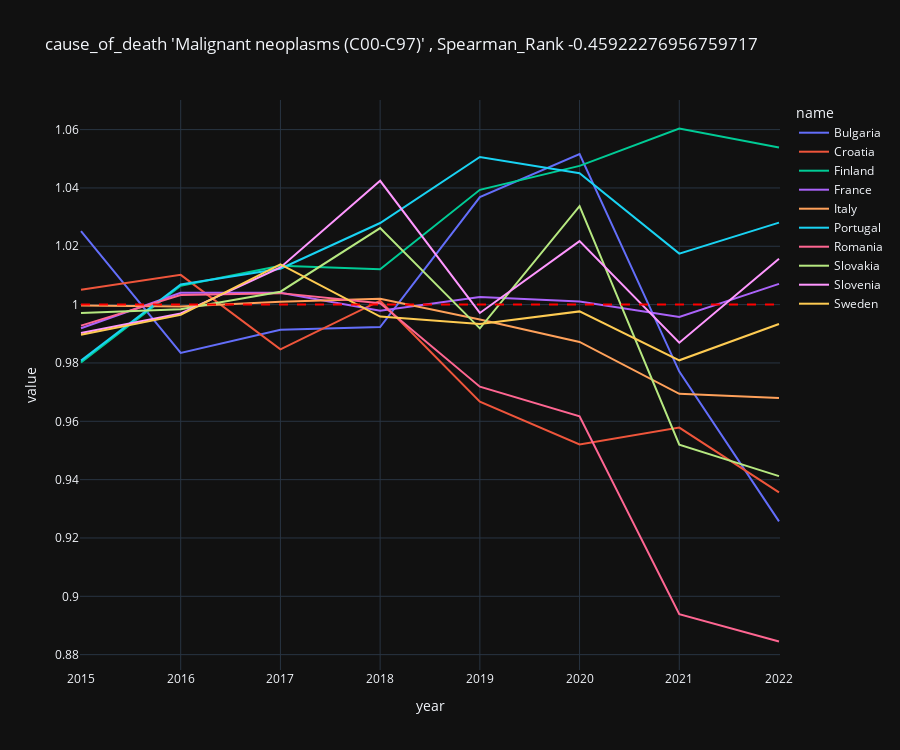
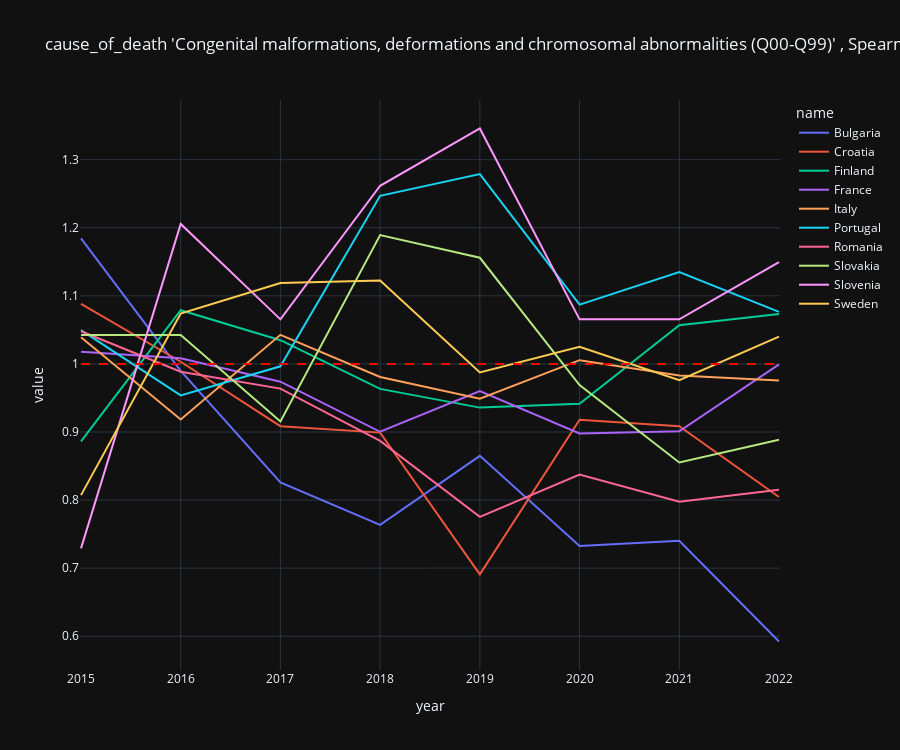
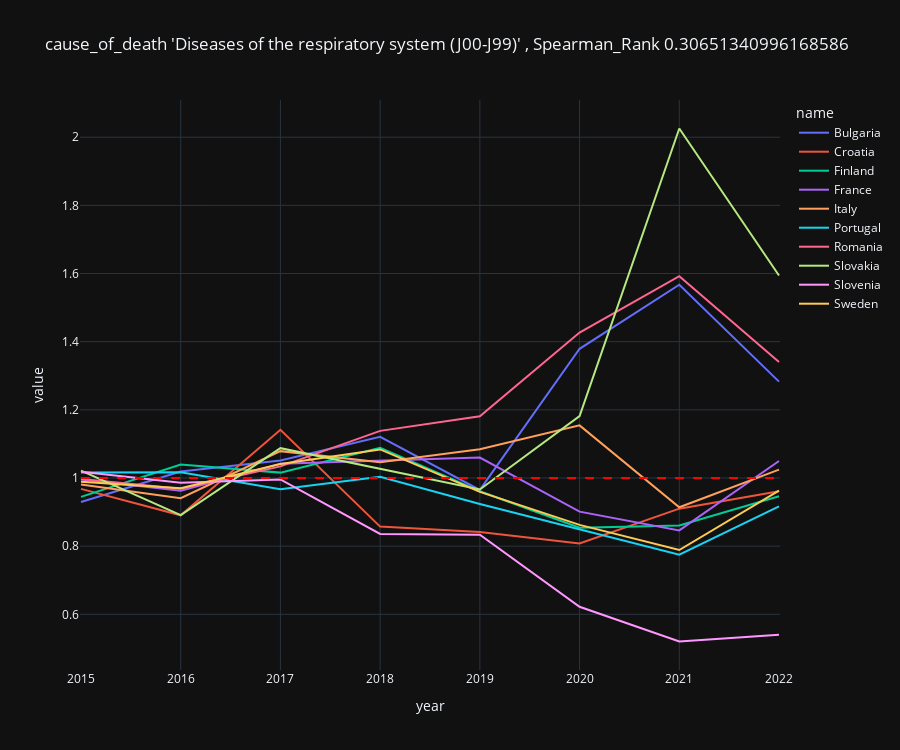

Notebook cell for these charts, in order:
### Markdown cell above
## lets see these overtime

### Code cell
# lets also filter by the top 10 most and least 10 vaccinated countries
v = dxv.copy().reset_index(drop=True)
v = v.sort_values(by='value',ascending=False) #least vaccine to most vaccines
v = v[~v['value'].isna()]
include_abbr = pd.concat([v.head(5),v.tail(5)]).abbr.to_list()

# let's print this lists for reference
display(v.head(5))
display(v.tail(5))

for index,row in TB_cod.iterrows():
    print(index,row)

    temp = cd[(cd['source']=='cause_of_death') & (cd['filter'] == row['cause_of_death']) & (cd['value_type']=='normalized') & (cd['year'] < 2023)]
    temp = temp[temp['abbr'].isin(include_abbr)]

    ## adding the vaccine value (ratio (total_dose/pop.))
    temp['vac dose/pop.'] = 0.0
    for i, vrow in v.iterrows():
        mask = temp['abbr'] == vrow['abbr']  # Create a boolean mask
        temp.loc[mask, 'vac dose/pop.'] = vrow['value']

    temp = temp.sort_values(by=['year', 'name'], ascending=[True, True])

    fig = px.line(
        temp,
        x='year',
        y='value',
        color='name',
        height=750 ,
        hover_data={
            'name', 'abbr', 'value','vac dose/pop.'
        },
        title=f"cause_of_death \'{row['cause_of_death']}\' , Spearman_Rank {row['Spearman_Rank']}"
        )
    fig.update_layout(template="plotly_dark")
    fig.add_shape(
        type="line",
        x0=2015, x1=2022,
        y0=1, y1=1, # Start and end y-coordinates
        line=dict(color="Red", width=2, dash="dash"),  # Line style
        xref="x", yref="y"          # Reference axes
    )
    fig.show()

### Figure 1 — Plotly figure (JSON) as saved in the notebook; plotly's stock layout.template omitted (floating-point values rounded to 4 significant figures)
{"data": [{"customdata": [["BG", 1.37, "Bulgaria"], ["BG", 1.37, "Bulgaria"], ["BG", 1.37, "Bulgaria"], ["BG", 1.37, "Bulgaria"], ["BG", 1.37, "Bulgaria"], ["BG", 1.37, "Bulgaria"], ["BG", 1.37, "Bulgaria"], ["BG", 1.37, "Bulgaria"]], "hovertemplate": "name=%{customdata[2]}<br>year=%{x}<br>value=%{y}<br>abbr=%{customdata[0]}<br>vac dose/pop.=%{customdata[1]}<extra></extra>", "legendgroup": "Bulgaria", "line": {"color": "#636efa", "dash": "solid"}, "marker": {"symbol": "circle"}, "mode": "lines", "name": "Bulgaria", "orientation": "v", "showlegend": true, "type": "scatter", "x": [2015, 2016, 2017, 2018, 2019, 2020, 2021, 2022], "xaxis": "x", "y": [1.025, 0.9834, 0.9914, 0.9923, 1.037, 1.052, 0.977, 0.9257], "yaxis": "y"}, {"customdata": [["HR", 2.854, "Croatia"], ["HR", 2.854, "Croatia"], ["HR", 2.854, "Croatia"], ["HR", 2.854, "Croatia"], ["HR", 2.854, "Croatia"], ["HR", 2.854, "Croatia"], ["HR", 2.854, "Croatia"], ["HR", 2.854, "Croatia"]], "hovertemplate": "name=%{customdata[2]}<br>year=%{x}<br>value=%{y}<br>abbr=%{customdata[0]}<br>vac dose/pop.=%{customdata[1]}<extra></extra>", "legendgroup": "Croatia", "line": {"color": "#EF553B", "dash": "solid"}, "marker": {"symbol": "circle"}, "mode": "lines", "name": "Croatia", "orientation": "v", "showlegend": true, "type": "scatter", "x": [2015, 2016, 2017, 2018, 2019, 2020, 2021, 2022], "xaxis": "x", "y": [1.005, 1.01, 0.9847, 1.001, 0.9667, 0.9521, 0.9579, 0.9356], "yaxis": "y"}, {"customdata": [["FI", 14.9, "Finland"], ["FI", 14.9, "Finland"], ["FI", 14.9, "Finland"], ["FI", 14.9, "Finland"], ["FI", 14.9, "Finland"], ["FI", 14.9, "Finland"], ["FI", 14.9, "Finland"], ["FI", 14.9, "Finland"]], "hovertemplate": "name=%{customdata[2]}<br>year=%{x}<br>value=%{y}<br>abbr=%{customdata[0]}<br>vac dose/pop.=%{customdata[1]}<extra></extra>", "legendgroup": "Finland", "line": {"color": "#00cc96", "dash": "solid"}, "marker": {"symbol": "circle"}, "mode": "lines", "name": "Finland", "orientation": "v", "showlegend": true, "type": "scatter", "x": [2015, 2016, 2017, 2018, 2019, 2020, 2021, 2022], "xaxis": "x", "y": [0.9802, 1.006, 1.013, 1.012, 1.039, 1.048, 1.06, 1.054], "yaxis": "y"}, {"customdata": [["FR", 9.312, "France"], ["FR", 9.312, "France"], ["FR", 9.312, "France"], ["FR", 9.312, "France"], ["FR", 9.312, "France"], ["FR", 9.312, "France"], ["FR", 9.312, "France"], ["FR", 9.312, "France"]], "hovertemplate": "name=%{customdata[2]}<br>year=%{x}<br>value=%{y}<br>abbr=%{customdata[0]}<br>vac dose/pop.=%{customdata[1]}<extra></extra>", "legendgroup": "France", "line": {"color": "#ab63fa", "dash": "solid"}, "marker": {"symbol": "circle"}, "mode": "lines", "name": "France", "orientation": "v", "showlegend": true, "type": "scatter", "x": [2015, 2016, 2017, 2018, 2019, 2020, 2021, 2022], "xaxis": "x", "y": [0.9919, 1.004, 1.004, 0.9979, 1.003, 1.001, 0.9958, 1.007], "yaxis": "y"}, {"customdata": [["IT", 7.442, "Italy"], ["IT", 7.442, "Italy"], ["IT", 7.442, "Italy"], ["IT", 7.442, "Italy"], ["IT", 7.442, "Italy"], ["IT", 7.442, "Italy"], ["IT", 7.442, "Italy"], ["IT", 7.442, "Italy"]], "hovertemplate": "name=%{customdata[2]}<br>year=%{x}<br>value=%{y}<br>abbr=%{customdata[0]}<br>vac dose/pop.=%{customdata[1]}<extra></extra>", "legendgroup": "Italy", "line": {"color": "#FFA15A", "dash": "solid"}, "marker": {"symbol": "circle"}, "mode": "lines", "name": "Italy", "orientation": "v", "showlegend": true, "type": "scatter", "x": [2015, 2016, 2017, 2018, 2019, 2020, 2021, 2022], "xaxis": "x", "y": [0.9997, 0.9994, 1.001, 1.002, 0.9949, 0.9872, 0.9694, 0.968], "yaxis": "y"}, {"customdata": [["PT", 8.03, "Portugal"], ["PT", 8.03, "Portugal"], ["PT", 8.03, "Portugal"], ["PT", 8.03, "Portugal"], ["PT", 8.03, "Portugal"], ["PT", 8.03, "Portugal"], ["PT", 8.03, "Portugal"], ["PT", 8.03, "Portugal"]], "hovertemplate": "name=%{customdata[2]}<br>year=%{x}<br>value=%{y}<br>abbr=%{customdata[0]}<br>vac dose/pop.=%{customdata[1]}<extra></extra>", "legendgroup": "Portugal", "line": {"color": "#19d3f3", "dash": "solid"}, "marker": {"symbol": "circle"}, "mode": "lines", "name": "Portugal", "orientation": "v", "showlegend": true, "type": "scatter", "x": [2015, 2016, 2017, 2018, 2019, 2020, 2021, 2022], "xaxis": "x", "y": [0.9808, 1.007, 1.012, 1.028, 1.051, 1.045, 1.017, 1.028], "yaxis": "y"}, {"customdata": [["RO", 2.558, "Romania"], ["RO", 2.558, "Romania"], ["RO", 2.558, "Romania"], ["RO", 2.558, "Romania"], ["RO", 2.558, "Romania"], ["RO", 2.558, "Romania"], ["RO", 2.558, "Romania"], ["RO", 2.558, "Romania"]], "hovertemplate": "name=%{customdata[2]}<br>year=%{x}<br>value=%{y}<br>abbr=%{customdata[0]}<br>vac dose/pop.=%{customdata[1]}<extra></extra>", "legendgroup": "Romania", "line": {"color": "#FF6692", "dash": "solid"}, "marker": {"symbol": "circle"}, "mode": "lines", "name": "Romania", "orientation": "v", "showlegend": true, "type": "scatter", "x": [2015, 2016, 2017, 2018, 2019, 2020, 2021, 2022], "xaxis": "x", "y": [0.9928, 1.003, 1.004, 1.0, 0.9719, 0.9617, 0.8939, 0.8845], "yaxis": "y"}, {"customdata": [["SK", 2.609, "Slovakia"], ["SK", 2.609, "Slovakia"], ["SK", 2.609, "Slovakia"], ["SK", 2.609, "Slovakia"], ["SK", 2.609, "Slovakia"], ["SK", 2.609, "Slovakia"], ["SK", 2.609, "Slovakia"], ["SK", 2.609, "Slovakia"]], "hovertemplate": "name=%{customdata[2]}<br>year=%{x}<br>value=%{y}<br>abbr=%{customdata[0]}<br>vac dose/pop.=%{customdata[1]}<extra></extra>", "legendgroup": "Slovakia", "line": {"color": "#B6E880", "dash": "solid"}, "marker": {"symbol": "circle"}, "mode": "lines", "name": "Slovakia", "orientation": "v", "showlegend": true, "type": "scatter", "x": [2015, 2016, 2017, 2018, 2019, 2020, 2021, 2022], "xaxis": "x", "y": [0.9971, 0.9984, 1.004, 1.026, 0.9919, 1.034, 0.952, 0.9412], "yaxis": "y"}, {"customdata": [["SI", 2.835, "Slovenia"], ["SI", 2.835, "Slovenia"], ["SI", 2.835, "Slovenia"], ["SI", 2.835, "Slovenia"], ["SI", 2.835, "Slovenia"], ["SI", 2.835, "Slovenia"], ["SI", 2.835, "Slovenia"], ["SI", 2.835, "Slovenia"]], "hovertemplate": "name=%{customdata[2]}<br>year=%{x}<br>value=%{y}<br>abbr=%{customdata[0]}<br>vac dose/pop.=%{customdata[1]}<extra></extra>", "legendgroup": "Slovenia", "line": {"color": "#FF97FF", "dash": "solid"}, "marker": {"symbol": "circle"}, "mode": "lines", "name": "Slovenia", "orientation": "v", "showlegend": true, "type": "scatter", "x": [2015, 2016, 2017, 2018, 2019, 2020, 2021, 2022], "xaxis": "x", "y": [0.9903, 0.997, 1.013, 1.042, 0.9971, 1.022, 0.987, 1.016], "yaxis": "y"}, {"customdata": [["SE", 6.59, "Sweden"], ["SE", 6.59, "Sweden"], ["SE", 6.59, "Sweden"], ["SE", 6.59, "Sweden"], ["SE", 6.59, "Sweden"], ["SE", 6.59, "Sweden"], ["SE", 6.59, "Sweden"], ["SE", 6.59, "Sweden"]], "hovertemplate": "name=%{customdata[2]}<br>year=%{x}<br>value=%{y}<br>abbr=%{customdata[0]}<br>vac dose/pop.=%{customdata[1]}<extra></extra>", "legendgroup": "Sweden", "line": {"color": "#FECB52", "dash": "solid"}, "marker": {"symbol": "circle"}, "mode": "lines", "name": "Sweden", "orientation": "v", "showlegend": true, "type": "scatter", "x": [2015, 2016, 2017, 2018, 2019, 2020, 2021, 2022], "xaxis": "x", "y": [0.9897, 0.9965, 1.014, 0.9959, 0.9934, 0.9977, 0.9809, 0.9934], "yaxis": "y"}], "layout": {"height": 750, "legend": {"title": {"text": "name"}, "tracegroupgap": 0}, "shapes": [{"line": {"color": "Red", "dash": "dash", "width": 2}, "type": "line", "x0": 2015, "x1": 2022, "xref": "x", "y0": 1, "y1": 1, "yref": "y"}], "title": {"text": "cause_of_death 'Malignant neoplasms (C00-C97)' , Spearman_Rank -0.45922276956759717"}, "xaxis": {"anchor": "y", "domain": [0, 1], "title": {"text": "year"}}, "yaxis": {"anchor": "x", "domain": [0, 1], "title": {"text": "value"}}}}

### Figure 2 — Plotly figure (JSON) as saved in the notebook; plotly's stock layout.template omitted (floating-point values rounded to 4 significant figures)
{"data": [{"customdata": [["BG", 1.37, "Bulgaria"], ["BG", 1.37, "Bulgaria"], ["BG", 1.37, "Bulgaria"], ["BG", 1.37, "Bulgaria"], ["BG", 1.37, "Bulgaria"], ["BG", 1.37, "Bulgaria"], ["BG", 1.37, "Bulgaria"], ["BG", 1.37, "Bulgaria"]], "hovertemplate": "name=%{customdata[2]}<br>year=%{x}<br>value=%{y}<br>abbr=%{customdata[0]}<br>vac dose/pop.=%{customdata[1]}<extra></extra>", "legendgroup": "Bulgaria", "line": {"color": "#636efa", "dash": "solid"}, "marker": {"symbol": "circle"}, "mode": "lines", "name": "Bulgaria", "orientation": "v", "showlegend": true, "type": "scatter", "x": [2015, 2016, 2017, 2018, 2019, 2020, 2021, 2022], "xaxis": "x", "y": [1.184, 0.9896, 0.826, 0.7636, 0.8649, 0.7325, 0.7403, 0.5922], "yaxis": "y"}, {"customdata": [["HR", 2.854, "Croatia"], ["HR", 2.854, "Croatia"], ["HR", 2.854, "Croatia"], ["HR", 2.854, "Croatia"], ["HR", 2.854, "Croatia"], ["HR", 2.854, "Croatia"], ["HR", 2.854, "Croatia"], ["HR", 2.854, "Croatia"]], "hovertemplate": "name=%{customdata[2]}<br>year=%{x}<br>value=%{y}<br>abbr=%{customdata[0]}<br>vac dose/pop.=%{customdata[1]}<extra></extra>", "legendgroup": "Croatia", "line": {"color": "#EF553B", "dash": "solid"}, "marker": {"symbol": "circle"}, "mode": "lines", "name": "Croatia", "orientation": "v", "showlegend": true, "type": "scatter", "x": [2015, 2016, 2017, 2018, 2019, 2020, 2021, 2022], "xaxis": "x", "y": [1.088, 1.003, 0.9085, 0.8991, 0.6909, 0.918, 0.9085, 0.8044], "yaxis": "y"}, {"customdata": [["FI", 14.9, "Finland"], ["FI", 14.9, "Finland"], ["FI", 14.9, "Finland"], ["FI", 14.9, "Finland"], ["FI", 14.9, "Finland"], ["FI", 14.9, "Finland"], ["FI", 14.9, "Finland"], ["FI", 14.9, "Finland"]], "hovertemplate": "name=%{customdata[2]}<br>year=%{x}<br>value=%{y}<br>abbr=%{customdata[0]}<br>vac dose/pop.=%{customdata[1]}<extra></extra>", "legendgroup": "Finland", "line": {"color": "#00cc96", "dash": "solid"}, "marker": {"symbol": "circle"}, "mode": "lines", "name": "Finland", "orientation": "v", "showlegend": true, "type": "scatter", "x": [2015, 2016, 2017, 2018, 2019, 2020, 2021, 2022], "xaxis": "x", "y": [0.8862, 1.079, 1.035, 0.9633, 0.9358, 0.9413, 1.057, 1.073], "yaxis": "y"}, {"customdata": [["FR", 9.312, "France"], ["FR", 9.312, "France"], ["FR", 9.312, "France"], ["FR", 9.312, "France"], ["FR", 9.312, "France"], ["FR", 9.312, "France"], ["FR", 9.312, "France"], ["FR", 9.312, "France"]], "hovertemplate": "name=%{customdata[2]}<br>year=%{x}<br>value=%{y}<br>abbr=%{customdata[0]}<br>vac dose/pop.=%{customdata[1]}<extra></extra>", "legendgroup": "France", "line": {"color": "#ab63fa", "dash": "solid"}, "marker": {"symbol": "circle"}, "mode": "lines", "name": "France", "orientation": "v", "showlegend": true, "type": "scatter", "x": [2015, 2016, 2017, 2018, 2019, 2020, 2021, 2022], "xaxis": "x", "y": [1.018, 1.008, 0.9739, 0.9003, 0.9602, 0.8979, 0.9009, 0.9994], "yaxis": "y"}, {"customdata": [["IT", 7.442, "Italy"], ["IT", 7.442, "Italy"], ["IT", 7.442, "Italy"], ["IT", 7.442, "Italy"], ["IT", 7.442, "Italy"], ["IT", 7.442, "Italy"], ["IT", 7.442, "Italy"], ["IT", 7.442, "Italy"]], "hovertemplate": "name=%{customdata[2]}<br>year=%{x}<br>value=%{y}<br>abbr=%{customdata[0]}<br>vac dose/pop.=%{customdata[1]}<extra></extra>", "legendgroup": "Italy", "line": {"color": "#FFA15A", "dash": "solid"}, "marker": {"symbol": "circle"}, "mode": "lines", "name": "Italy", "orientation": "v", "showlegend": true, "type": "scatter", "x": [2015, 2016, 2017, 2018, 2019, 2020, 2021, 2022], "xaxis": "x", "y": [1.039, 0.9183, 1.043, 0.9809, 0.9488, 1.005, 0.9831, 0.9757], "yaxis": "y"}, {"customdata": [["PT", 8.03, "Portugal"], ["PT", 8.03, "Portugal"], ["PT", 8.03, "Portugal"], ["PT", 8.03, "Portugal"], ["PT", 8.03, "Portugal"], ["PT", 8.03, "Portugal"], ["PT", 8.03, "Portugal"], ["PT", 8.03, "Portugal"]], "hovertemplate": "name=%{customdata[2]}<br>year=%{x}<br>value=%{y}<br>abbr=%{customdata[0]}<br>vac dose/pop.=%{customdata[1]}<extra></extra>", "legendgroup": "Portugal", "line": {"color": "#19d3f3", "dash": "solid"}, "marker": {"symbol": "circle"}, "mode": "lines", "name": "Portugal", "orientation": "v", "showlegend": true, "type": "scatter", "x": [2015, 2016, 2017, 2018, 2019, 2020, 2021, 2022], "xaxis": "x", "y": [1.05, 0.9538, 0.9964, 1.247, 1.279, 1.087, 1.135, 1.076], "yaxis": "y"}, {"customdata": [["RO", 2.558, "Romania"], ["RO", 2.558, "Romania"], ["RO", 2.558, "Romania"], ["RO", 2.558, "Romania"], ["RO", 2.558, "Romania"], ["RO", 2.558, "Romania"], ["RO", 2.558, "Romania"], ["RO", 2.558, "Romania"]], "hovertemplate": "name=%{customdata[2]}<br>year=%{x}<br>value=%{y}<br>abbr=%{customdata[0]}<br>vac dose/pop.=%{customdata[1]}<extra></extra>", "legendgroup": "Romania", "line": {"color": "#FF6692", "dash": "solid"}, "marker": {"symbol": "circle"}, "mode": "lines", "name": "Romania", "orientation": "v", "showlegend": true, "type": "scatter", "x": [2015, 2016, 2017, 2018, 2019, 2020, 2021, 2022], "xaxis": "x", "y": [1.048, 0.9884, 0.9637, 0.8869, 0.7754, 0.8373, 0.7977, 0.815], "yaxis": "y"}, {"customdata": [["SK", 2.609, "Slovakia"], ["SK", 2.609, "Slovakia"], ["SK", 2.609, "Slovakia"], ["SK", 2.609, "Slovakia"], ["SK", 2.609, "Slovakia"], ["SK", 2.609, "Slovakia"], ["SK", 2.609, "Slovakia"], ["SK", 2.609, "Slovakia"]], "hovertemplate": "name=%{customdata[2]}<br>year=%{x}<br>value=%{y}<br>abbr=%{customdata[0]}<br>vac dose/pop.=%{customdata[1]}<extra></extra>", "legendgroup": "Slovakia", "line": {"color": "#B6E880", "dash": "solid"}, "marker": {"symbol": "circle"}, "mode": "lines", "name": "Slovakia", "orientation": "v", "showlegend": true, "type": "scatter", "x": [2015, 2016, 2017, 2018, 2019, 2020, 2021, 2022], "xaxis": "x", "y": [1.042, 1.042, 0.9154, 1.189, 1.156, 0.9688, 0.8552, 0.8886], "yaxis": "y"}, {"customdata": [["SI", 2.835, "Slovenia"], ["SI", 2.835, "Slovenia"], ["SI", 2.835, "Slovenia"], ["SI", 2.835, "Slovenia"], ["SI", 2.835, "Slovenia"], ["SI", 2.835, "Slovenia"], ["SI", 2.835, "Slovenia"], ["SI", 2.835, "Slovenia"]], "hovertemplate": "name=%{customdata[2]}<br>year=%{x}<br>value=%{y}<br>abbr=%{customdata[0]}<br>vac dose/pop.=%{customdata[1]}<extra></extra>", "legendgroup": "Slovenia", "line": {"color": "#FF97FF", "dash": "solid"}, "marker": {"symbol": "circle"}, "mode": "lines", "name": "Slovenia", "orientation": "v", "showlegend": true, "type": "scatter", "x": [2015, 2016, 2017, 2018, 2019, 2020, 2021, 2022], "xaxis": "x", "y": [0.729, 1.206, 1.065, 1.262, 1.346, 1.065, 1.065, 1.15], "yaxis": "y"}, {"customdata": [["SE", 6.59, "Sweden"], ["SE", 6.59, "Sweden"], ["SE", 6.59, "Sweden"], ["SE", 6.59, "Sweden"], ["SE", 6.59, "Sweden"], ["SE", 6.59, "Sweden"], ["SE", 6.59, "Sweden"], ["SE", 6.59, "Sweden"]], "hovertemplate": "name=%{customdata[2]}<br>year=%{x}<br>value=%{y}<br>abbr=%{customdata[0]}<br>vac dose/pop.=%{customdata[1]}<extra></extra>", "legendgroup": "Sweden", "line": {"color": "#FECB52", "dash": "solid"}, "marker": {"symbol": "circle"}, "mode": "lines", "name": "Sweden", "orientation": "v", "showlegend": true, "type": "scatter", "x": [2015, 2016, 2017, 2018, 2019, 2020, 2021, 2022], "xaxis": "x", "y": [0.8073, 1.074, 1.119, 1.123, 0.9875, 1.025, 0.9762, 1.04], "yaxis": "y"}], "layout": {"height": 750, "legend": {"title": {"text": "name"}, "tracegroupgap": 0}, "shapes": [{"line": {"color": "Red", "dash": "dash", "width": 2}, "type": "line", "x0": 2015, "x1": 2022, "xref": "x", "y0": 1, "y1": 1, "yref": "y"}], "title": {"text": "cause_of_death 'Congenital malformations, deformations and chromosomal abnormalities (Q00-Q99)' , Spearman_Rank -0.4351395730706075"}, "xaxis": {"anchor": "y", "domain": [0, 1], "title": {"text": "year"}}, "yaxis": {"anchor": "x", "domain": [0, 1], "title": {"text": "value"}}}}

### Figure 3 — Plotly figure (JSON) as saved in the notebook; plotly's stock layout.template omitted (floating-point values rounded to 4 significant figures)
{"data": [{"customdata": [["BG", 1.37, "Bulgaria"], ["BG", 1.37, "Bulgaria"], ["BG", 1.37, "Bulgaria"], ["BG", 1.37, "Bulgaria"], ["BG", 1.37, "Bulgaria"], ["BG", 1.37, "Bulgaria"], ["BG", 1.37, "Bulgaria"], ["BG", 1.37, "Bulgaria"]], "hovertemplate": "name=%{customdata[2]}<br>year=%{x}<br>value=%{y}<br>abbr=%{customdata[0]}<br>vac dose/pop.=%{customdata[1]}<extra></extra>", "legendgroup": "Bulgaria", "line": {"color": "#636efa", "dash": "solid"}, "marker": {"symbol": "circle"}, "mode": "lines", "name": "Bulgaria", "orientation": "v", "showlegend": true, "type": "scatter", "x": [2015, 2016, 2017, 2018, 2019, 2020, 2021, 2022], "xaxis": "x", "y": [0.9297, 1.019, 1.051, 1.121, 0.9653, 1.379, 1.567, 1.283], "yaxis": "y"}, {"customdata": [["HR", 2.854, "Croatia"], ["HR", 2.854, "Croatia"], ["HR", 2.854, "Croatia"], ["HR", 2.854, "Croatia"], ["HR", 2.854, "Croatia"], ["HR", 2.854, "Croatia"], ["HR", 2.854, "Croatia"], ["HR", 2.854, "Croatia"]], "hovertemplate": "name=%{customdata[2]}<br>year=%{x}<br>value=%{y}<br>abbr=%{customdata[0]}<br>vac dose/pop.=%{customdata[1]}<extra></extra>", "legendgroup": "Croatia", "line": {"color": "#EF553B", "dash": "solid"}, "marker": {"symbol": "circle"}, "mode": "lines", "name": "Croatia", "orientation": "v", "showlegend": true, "type": "scatter", "x": [2015, 2016, 2017, 2018, 2019, 2020, 2021, 2022], "xaxis": "x", "y": [0.9681, 0.8905, 1.141, 0.8573, 0.8418, 0.8079, 0.91, 0.9613], "yaxis": "y"}, {"customdata": [["FI", 14.9, "Finland"], ["FI", 14.9, "Finland"], ["FI", 14.9, "Finland"], ["FI", 14.9, "Finland"], ["FI", 14.9, "Finland"], ["FI", 14.9, "Finland"], ["FI", 14.9, "Finland"], ["FI", 14.9, "Finland"]], "hovertemplate": "name=%{customdata[2]}<br>year=%{x}<br>value=%{y}<br>abbr=%{customdata[0]}<br>vac dose/pop.=%{customdata[1]}<extra></extra>", "legendgroup": "Finland", "line": {"color": "#00cc96", "dash": "solid"}, "marker": {"symbol": "circle"}, "mode": "lines", "name": "Finland", "orientation": "v", "showlegend": true, "type": "scatter", "x": [2015, 2016, 2017, 2018, 2019, 2020, 2021, 2022], "xaxis": "x", "y": [0.9445, 1.04, 1.016, 1.089, 0.9611, 0.8543, 0.8606, 0.9465], "yaxis": "y"}, {"customdata": [["FR", 9.312, "France"], ["FR", 9.312, "France"], ["FR", 9.312, "France"], ["FR", 9.312, "France"], ["FR", 9.312, "France"], ["FR", 9.312, "France"], ["FR", 9.312, "France"], ["FR", 9.312, "France"]], "hovertemplate": "name=%{customdata[2]}<br>year=%{x}<br>value=%{y}<br>abbr=%{customdata[0]}<br>vac dose/pop.=%{customdata[1]}<extra></extra>", "legendgroup": "France", "line": {"color": "#ab63fa", "dash": "solid"}, "marker": {"symbol": "circle"}, "mode": "lines", "name": "France", "orientation": "v", "showlegend": true, "type": "scatter", "x": [2015, 2016, 2017, 2018, 2019, 2020, 2021, 2022], "xaxis": "x", "y": [0.9952, 0.9626, 1.042, 1.05, 1.06, 0.9013, 0.8462, 1.05], "yaxis": "y"}, {"customdata": [["IT", 7.442, "Italy"], ["IT", 7.442, "Italy"], ["IT", 7.442, "Italy"], ["IT", 7.442, "Italy"], ["IT", 7.442, "Italy"], ["IT", 7.442, "Italy"], ["IT", 7.442, "Italy"], ["IT", 7.442, "Italy"]], "hovertemplate": "name=%{customdata[2]}<br>year=%{x}<br>value=%{y}<br>abbr=%{customdata[0]}<br>vac dose/pop.=%{customdata[1]}<extra></extra>", "legendgroup": "Italy", "line": {"color": "#FFA15A", "dash": "solid"}, "marker": {"symbol": "circle"}, "mode": "lines", "name": "Italy", "orientation": "v", "showlegend": true, "type": "scatter", "x": [2015, 2016, 2017, 2018, 2019, 2020, 2021, 2022], "xaxis": "x", "y": [0.9806, 0.9406, 1.079, 1.046, 1.085, 1.154, 0.9142, 1.024], "yaxis": "y"}, {"customdata": [["PT", 8.03, "Portugal"], ["PT", 8.03, "Portugal"], ["PT", 8.03, "Portugal"], ["PT", 8.03, "Portugal"], ["PT", 8.03, "Portugal"], ["PT", 8.03, "Portugal"], ["PT", 8.03, "Portugal"], ["PT", 8.03, "Portugal"]], "hovertemplate": "name=%{customdata[2]}<br>year=%{x}<br>value=%{y}<br>abbr=%{customdata[0]}<br>vac dose/pop.=%{customdata[1]}<extra></extra>", "legendgroup": "Portugal", "line": {"color": "#19d3f3", "dash": "solid"}, "marker": {"symbol": "circle"}, "mode": "lines", "name": "Portugal", "orientation": "v", "showlegend": true, "type": "scatter", "x": [2015, 2016, 2017, 2018, 2019, 2020, 2021, 2022], "xaxis": "x", "y": [1.016, 1.017, 0.9672, 1.004, 0.9237, 0.8498, 0.775, 0.9167], "yaxis": "y"}, {"customdata": [["RO", 2.558, "Romania"], ["RO", 2.558, "Romania"], ["RO", 2.558, "Romania"], ["RO", 2.558, "Romania"], ["RO", 2.558, "Romania"], ["RO", 2.558, "Romania"], ["RO", 2.558, "Romania"], ["RO", 2.558, "Romania"]], "hovertemplate": "name=%{customdata[2]}<br>year=%{x}<br>value=%{y}<br>abbr=%{customdata[0]}<br>vac dose/pop.=%{customdata[1]}<extra></extra>", "legendgroup": "Romania", "line": {"color": "#FF6692", "dash": "solid"}, "marker": {"symbol": "circle"}, "mode": "lines", "name": "Romania", "orientation": "v", "showlegend": true, "type": "scatter", "x": [2015, 2016, 2017, 2018, 2019, 2020, 2021, 2022], "xaxis": "x", "y": [0.9973, 0.9686, 1.034, 1.138, 1.181, 1.427, 1.592, 1.341], "yaxis": "y"}, {"customdata": [["SK", 2.609, "Slovakia"], ["SK", 2.609, "Slovakia"], ["SK", 2.609, "Slovakia"], ["SK", 2.609, "Slovakia"], ["SK", 2.609, "Slovakia"], ["SK", 2.609, "Slovakia"], ["SK", 2.609, "Slovakia"], ["SK", 2.609, "Slovakia"]], "hovertemplate": "name=%{customdata[2]}<br>year=%{x}<br>value=%{y}<br>abbr=%{customdata[0]}<br>vac dose/pop.=%{customdata[1]}<extra></extra>", "legendgroup": "Slovakia", "line": {"color": "#B6E880", "dash": "solid"}, "marker": {"symbol": "circle"}, "mode": "lines", "name": "Slovakia", "orientation": "v", "showlegend": true, "type": "scatter", "x": [2015, 2016, 2017, 2018, 2019, 2020, 2021, 2022], "xaxis": "x", "y": [1.022, 0.8909, 1.088, 1.027, 0.9661, 1.181, 2.026, 1.594], "yaxis": "y"}, {"customdata": [["SI", 2.835, "Slovenia"], ["SI", 2.835, "Slovenia"], ["SI", 2.835, "Slovenia"], ["SI", 2.835, "Slovenia"], ["SI", 2.835, "Slovenia"], ["SI", 2.835, "Slovenia"], ["SI", 2.835, "Slovenia"], ["SI", 2.835, "Slovenia"]], "hovertemplate": "name=%{customdata[2]}<br>year=%{x}<br>value=%{y}<br>abbr=%{customdata[0]}<br>vac dose/pop.=%{customdata[1]}<extra></extra>", "legendgroup": "Slovenia", "line": {"color": "#FF97FF", "dash": "solid"}, "marker": {"symbol": "circle"}, "mode": "lines", "name": "Slovenia", "orientation": "v", "showlegend": true, "type": "scatter", "x": [2015, 2016, 2017, 2018, 2019, 2020, 2021, 2022], "xaxis": "x", "y": [1.018, 0.9864, 0.9956, 0.8359, 0.8335, 0.6221, 0.5202, 0.5403], "yaxis": "y"}, {"customdata": [["SE", 6.59, "Sweden"], ["SE", 6.59, "Sweden"], ["SE", 6.59, "Sweden"], ["SE", 6.59, "Sweden"], ["SE", 6.59, "Sweden"], ["SE", 6.59, "Sweden"], ["SE", 6.59, "Sweden"], ["SE", 6.59, "Sweden"]], "hovertemplate": "name=%{customdata[2]}<br>year=%{x}<br>value=%{y}<br>abbr=%{customdata[0]}<br>vac dose/pop.=%{customdata[1]}<extra></extra>", "legendgroup": "Sweden", "line": {"color": "#FECB52", "dash": "solid"}, "marker": {"symbol": "circle"}, "mode": "lines", "name": "Sweden", "orientation": "v", "showlegend": true, "type": "scatter", "x": [2015, 2016, 2017, 2018, 2019, 2020, 2021, 2022], "xaxis": "x", "y": [0.9892, 0.9697, 1.041, 1.084, 0.9593, 0.8624, 0.7886, 0.9628], "yaxis": "y"}], "layout": {"height": 750, "legend": {"title": {"text": "name"}, "tracegroupgap": 0}, "shapes": [{"line": {"color": "Red", "dash": "dash", "width": 2}, "type": "line", "x0": 2015, "x1": 2022, "xref": "x", "y0": 1, "y1": 1, "yref": "y"}], "title": {"text": "cause_of_death 'Diseases of the respiratory system (J00-J99)' , Spearman_Rank 0.30651340996168586"}, "xaxis": {"anchor": "y", "domain": [0, 1], "title": {"text": "year"}}, "yaxis": {"anchor": "x", "domain": [0, 1], "title": {"text": "value"}}}}
